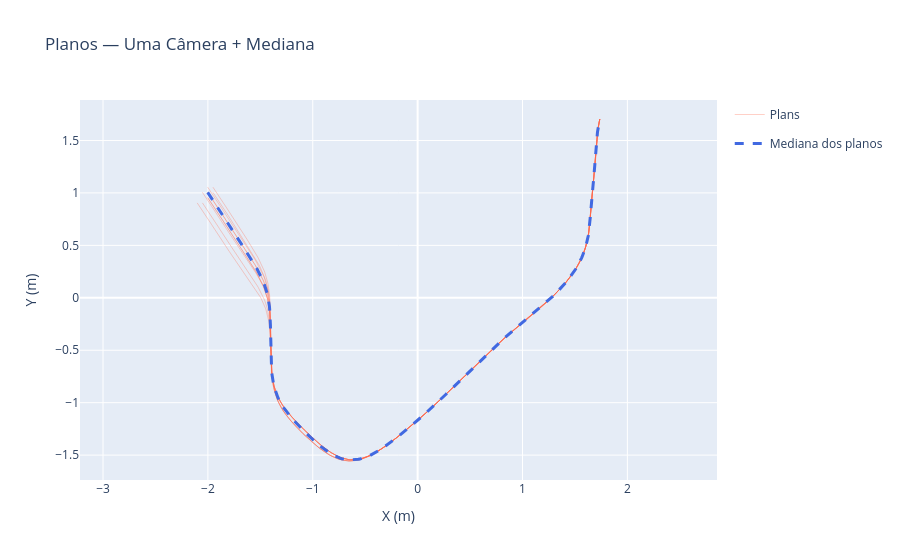

Write notebook code for a chart like this one.
### Code cell
fig = go.Figure()

for i, (px, py) in enumerate(p for p in plans_resampled_1cam if p is not None):
    fig.add_trace(go.Scatter(
        x=px, y=py,
        mode='lines', name='Plans',
        line=dict(color='tomato', width=1),
        opacity=0.3,
        legendgroup='plans', showlegend=(i == 0)
    ))

fig.add_trace(go.Scatter(
    x=median_plan_x_1cam, y=median_plan_y_1cam,
    mode='lines', name='Mediana dos planos',
    line=dict(color='royalblue', dash='dash', width=3)
))

fig.update_layout(
    title='Planos — Uma Câmera + Mediana',
    xaxis_title='X (m)', yaxis_title='Y (m)',
    yaxis_scaleanchor='x', hovermode='closest'
)
fig.show()

### Figure 1 — Plotly figure (JSON) as saved in the notebook; plotly's stock layout.template omitted (floating-point values rounded to 4 significant figures; data arrays with more than 128 entries replaced by an {"elided": "..."} marker saying what was removed)
{"data": [{"legendgroup": "plans", "line": {"color": "tomato", "width": 1}, "mode": "lines", "name": "Plans", "opacity": 0.3, "showlegend": true, "type": "scatter", "x": {"elided": "500 float values"}, "y": {"elided": "500 float values"}}, {"legendgroup": "plans", "line": {"color": "tomato", "width": 1}, "mode": "lines", "name": "Plans", "opacity": 0.3, "showlegend": false, "type": "scatter", "x": {"elided": "500 float values"}, "y": {"elided": "500 float values"}}, {"legendgroup": "plans", "line": {"color": "tomato", "width": 1}, "mode": "lines", "name": "Plans", "opacity": 0.3, "showlegend": false, "type": "scatter", "x": {"elided": "500 float values"}, "y": {"elided": "500 float values"}}, {"legendgroup": "plans", "line": {"color": "tomato", "width": 1}, "mode": "lines", "name": "Plans", "opacity": 0.3, "showlegend": false, "type": "scatter", "x": {"elided": "500 float values"}, "y": {"elided": "500 float values"}}, {"legendgroup": "plans", "line": {"color": "tomato", "width": 1}, "mode": "lines", "name": "Plans", "opacity": 0.3, "showlegend": false, "type": "scatter", "x": {"elided": "500 float values"}, "y": {"elided": "500 float values"}}, {"legendgroup": "plans", "line": {"color": "tomato", "width": 1}, "mode": "lines", "name": "Plans", "opacity": 0.3, "showlegend": false, "type": "scatter", "x": {"elided": "500 float values"}, "y": {"elided": "500 float values"}}, {"legendgroup": "plans", "line": {"color": "tomato", "width": 1}, "mode": "lines", "name": "Plans", "opacity": 0.3, "showlegend": false, "type": "scatter", "x": {"elided": "500 float values"}, "y": {"elided": "500 float values"}}, {"legendgroup": "plans", "line": {"color": "tomato", "width": 1}, "mode": "lines", "name": "Plans", "opacity": 0.3, "showlegend": false, "type": "scatter", "x": {"elided": "500 float values"}, "y": {"elided": "500 float values"}}, {"legendgroup": "plans", "line": {"color": "tomato", "width": 1}, "mode": "lines", "name": "Plans", "opacity": 0.3, "showlegend": false, "type": "scatter", "x": {"elided": "500 float values"}, "y": {"elided": "500 float values"}}, {"legendgroup": "plans", "line": {"color": "tomato", "width": 1}, "mode": "lines", "name": "Plans", "opacity": 0.3, "showlegend": false, "type": "scatter", "x": {"elided": "500 float values"}, "y": {"elided": "500 float values"}}, {"line": {"color": "royalblue", "dash": "dash", "width": 3}, "mode": "lines", "name": "Mediana dos planos", "type": "scatter", "x": {"elided": "500 float values"}, "y": {"elided": "500 float values"}}], "layout": {"hovermode": "closest", "title": {"text": "Planos — Uma Câmera + Mediana"}, "xaxis": {"title": {"text": "X (m)"}}, "yaxis": {"scaleanchor": "x", "title": {"text": "Y (m)"}}}}
